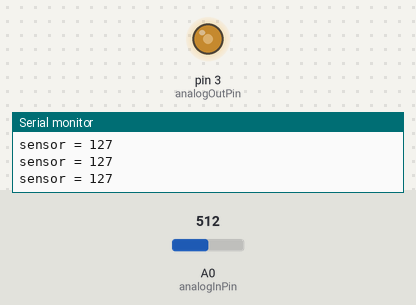
This sketch was run on a simulated Arduino Uno, built with avr-gcc and run on an emulated ATmega328P. Shown: output pins drawn as LEDs (lit = HIGH), the last lines printed to the serial monitor. The test bench sets the inputs (shaded band); at power-on: A0 (analogInPin) = 512.

Above: at 1.3 s.
1.4 s: A0 (analogInPin) set to 716
At 2.4 s:
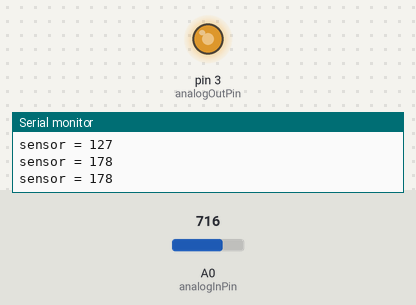
3.0 s: A0 (analogInPin) set to 900
At 3.6 s:
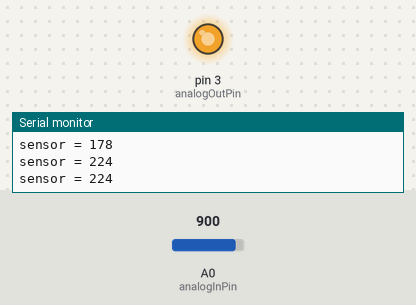
4.5 s: A0 (analogInPin) set to 122
At 4.8 s:
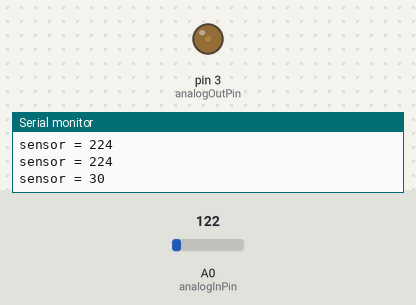
6.0 s: A0 (analogInPin) set to 0
At 7.2 s:
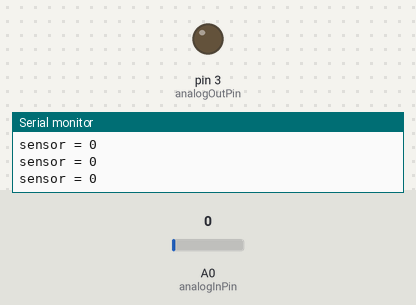
7.5 s: A0 (analogInPin) set to 511
At 8.4 s:
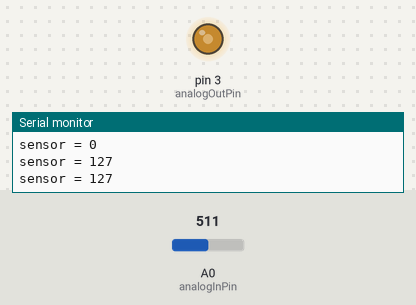
Timing chart, 0 to 10.0 s (numbered marks = the images above; inputs shaded):
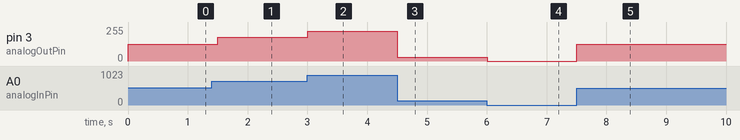

The sketch:

Part4originalPotToLed.ino
```cpp
/*
8/31/2016 Lab 1
Code the reads in a pot value by way of voltage diveder and outputs a power
to an LED that is proportional to pot value. Uses a PWM pin for the LED output
*/
const int analogInPin = A0; //Initializing the input pin
const int analogOutPin = 3; //Initializing the output pin

int sensorValue = 0; /*declaring variables that will be used for reading in
                    values and then converting them to usable values */
int adjustedValue = 0;

void setup() {
  Serial.begin(9600); //initializing the serial monitor
}


void loop(){

   sensorValue = analogRead(analogInPin); //Reading in the Pot values

   adjustedValue = map(sensorValue, 0, 1023, 0, 255); /* mapping the read in
                                            value to usable values for output */
   analogWrite(analogOutPin, adjustedValue); //outping proportional power

   Serial.print("sensor = "); //printing out input values to serial monitor
   Serial.println(adjustedValue); //will show adjusted values not measure values

   delay(500);

}
```

Measured:
- after the input at 1.4 s, pin 3 (analogOutPin): 127/255 → 178/255 after 0.10 s
- after the input at 3.0 s, pin 3 (analogOutPin): 178/255 → 224/255 at once
- after the input at 4.5 s, pin 3 (analogOutPin): 224/255 → 30/255 at once
- after the input at 6.0 s, pin 3 (analogOutPin): 30/255 → 0/255 at once
- after the input at 7.5 s, pin 3 (analogOutPin): 0/255 → 127/255 at once
